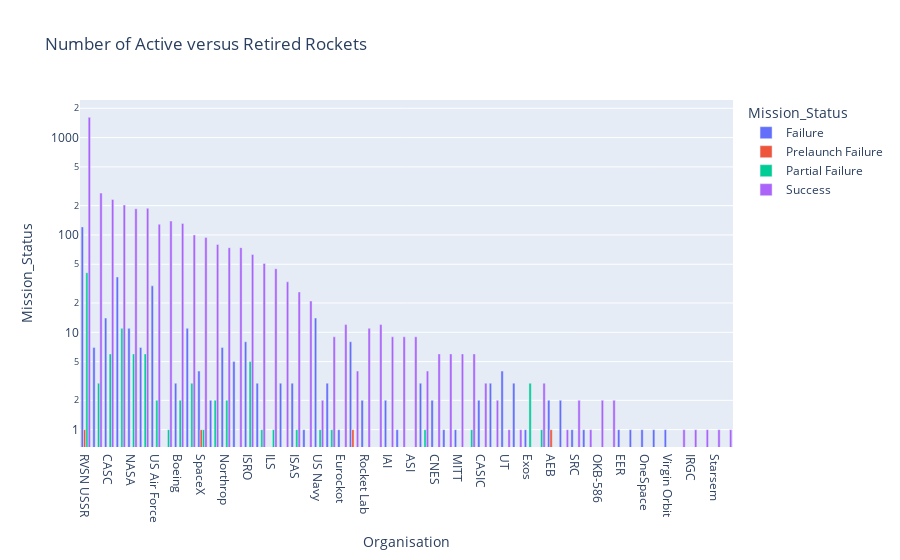

Notebook source saved alongside this figure:
### Code cell
success_vs_failure_org_chart = px.bar(success_vs_failure_org,
               x='Organisation',
               y='Detail',
               title='Number of Active versus Retired Rockets',
               color='Mission_Status',
               barmode='group')
 
success_vs_failure_org_chart.update_layout(xaxis_title='Organisation',
                    yaxis_title='Mission_Status',
                    xaxis={'categoryorder':'total descending'},
                    yaxis=dict(type='log'))
 
success_vs_failure_org_chart.show()

### Figure 1 — Plotly figure (JSON) as saved in the notebook; plotly's stock layout.template omitted (floating-point values rounded to 4 significant figures)
{"data": [{"alignmentgroup": "True", "hovertemplate": "Mission_Status=Failure<br>Organisation=%{x}<br>Detail=%{y}<extra></extra>", "legendgroup": "Failure", "marker": {"color": "#636efa", "pattern": {"shape": ""}}, "name": "Failure", "offsetgroup": "Failure", "orientation": "v", "showlegend": true, "textposition": "auto", "type": "bar", "x": ["AEB", "AMBA", "Arianespace", "Boeing", "CASC", "CASIC", "CECLES", "CNES", "EER", "ESA", "Eurockot", "ExPace", "Exos", "General Dynamics", "IAI", "ISA", "ISAS", "ISRO", "JAXA", "KARI", "KCST", "Kosmotras", "Landspace", "Lockheed", "MHI", "MITT", "Martin Marietta", "NASA", "Northrop", "OneSpace", "RAE", "RVSN USSR", "Rocket Lab", "Roscosmos", "SRC", "Sandia", "Sea Launch", "SpaceX", "US Air Force", "US Navy", "UT", "VKS RF", "Virgin Orbit"], "xaxis": "x", "y": [2, 3, 7, 3, 14, 2, 3, 2, 1, 3, 1, 1, 1, 37, 2, 8, 3, 8, 1, 2, 3, 1, 1, 5, 2, 1, 11, 11, 7, 1, 1, 121, 2, 3, 1, 1, 3, 4, 30, 14, 4, 7, 1], "yaxis": "y"}, {"alignmentgroup": "True", "hovertemplate": "Mission_Status=Prelaunch Failure<br>Organisation=%{x}<br>Detail=%{y}<extra></extra>", "legendgroup": "Prelaunch Failure", "marker": {"color": "#EF553B", "pattern": {"shape": ""}}, "name": "Prelaunch Failure", "offsetgroup": "Prelaunch Failure", "orientation": "v", "showlegend": true, "textposition": "auto", "type": "bar", "x": ["AEB", "ISA", "RVSN USSR", "SpaceX"], "xaxis": "x", "y": [1, 1, 1, 1], "yaxis": "y"}, {"alignmentgroup": "True", "hovertemplate": "Mission_Status=Partial Failure<br>Organisation=%{x}<br>Detail=%{y}<extra></extra>", "legendgroup": "Partial Failure", "marker": {"color": "#00cc96", "pattern": {"shape": ""}}, "name": "Partial Failure", "offsetgroup": "Partial Failure", "orientation": "v", "showlegend": true, "textposition": "auto", "type": "bar", "x": ["AMBA", "Arianespace", "Arm??e de l'Air", "Boeing", "CASC", "ESA", "Exos", "General Dynamics", "ILS", "ISAS", "ISRO", "Land Launch", "MHI", "Martin Marietta", "NASA", "Northrop", "RVSN USSR", "Roscosmos", "SpaceX", "ULA", "US Air Force", "US Navy", "VKS RF"], "xaxis": "x", "y": [1, 3, 1, 2, 6, 1, 3, 11, 1, 1, 5, 1, 2, 3, 6, 2, 41, 1, 1, 1, 2, 1, 6], "yaxis": "y"}, {"alignmentgroup": "True", "hovertemplate": "Mission_Status=Success<br>Organisation=%{x}<br>Detail=%{y}<extra></extra>", "legendgroup": "Success", "marker": {"color": "#ab63fa", "pattern": {"shape": ""}}, "name": "Success", "offsetgroup": "Success", "orientation": "v", "showlegend": true, "textposition": "auto", "type": "bar", "x": ["AMBA", "ASI", "Arianespace", "Arm??e de l'Air", "Blue Origin", "Boeing", "CASC", "CASIC", "CECLES", "CNES", "Douglas", "ESA", "Eurockot", "ExPace", "General Dynamics", "IAI", "ILS", "IRGC", "ISA", "ISAS", "ISRO", "JAXA", "KARI", "KCST", "Khrunichev", "Kosmotras", "Land Launch", "Lockheed", "MHI", "MITT", "Martin Marietta", "NASA", "Northrop", "OKB-586", "RAE", "RVSN USSR", "Rocket Lab", "Roscosmos", "SRC", "Sea Launch", "SpaceX", "Starsem", "ULA", "US Air Force", "US Navy", "UT", "VKS RF", "Yuzhmash", "i-Space"], "xaxis": "x", "y": [4, 9, 269, 3, 12, 131, 231, 3, 1, 6, 1, 9, 12, 9, 203, 9, 45, 1, 4, 26, 63, 6, 1, 2, 1, 21, 6, 74, 80, 6, 100, 186, 74, 2, 1, 1614, 11, 51, 2, 33, 94, 1, 139, 129, 2, 1, 188, 2, 1], "yaxis": "y"}], "layout": {"barmode": "group", "legend": {"title": {"text": "Mission_Status"}, "tracegroupgap": 0}, "title": {"text": "Number of Active versus Retired Rockets"}, "xaxis": {"anchor": "y", "categoryorder": "total descending", "domain": [0, 1], "title": {"text": "Organisation"}}, "yaxis": {"anchor": "x", "domain": [0, 1], "title": {"text": "Mission_Status"}, "type": "log"}}}
